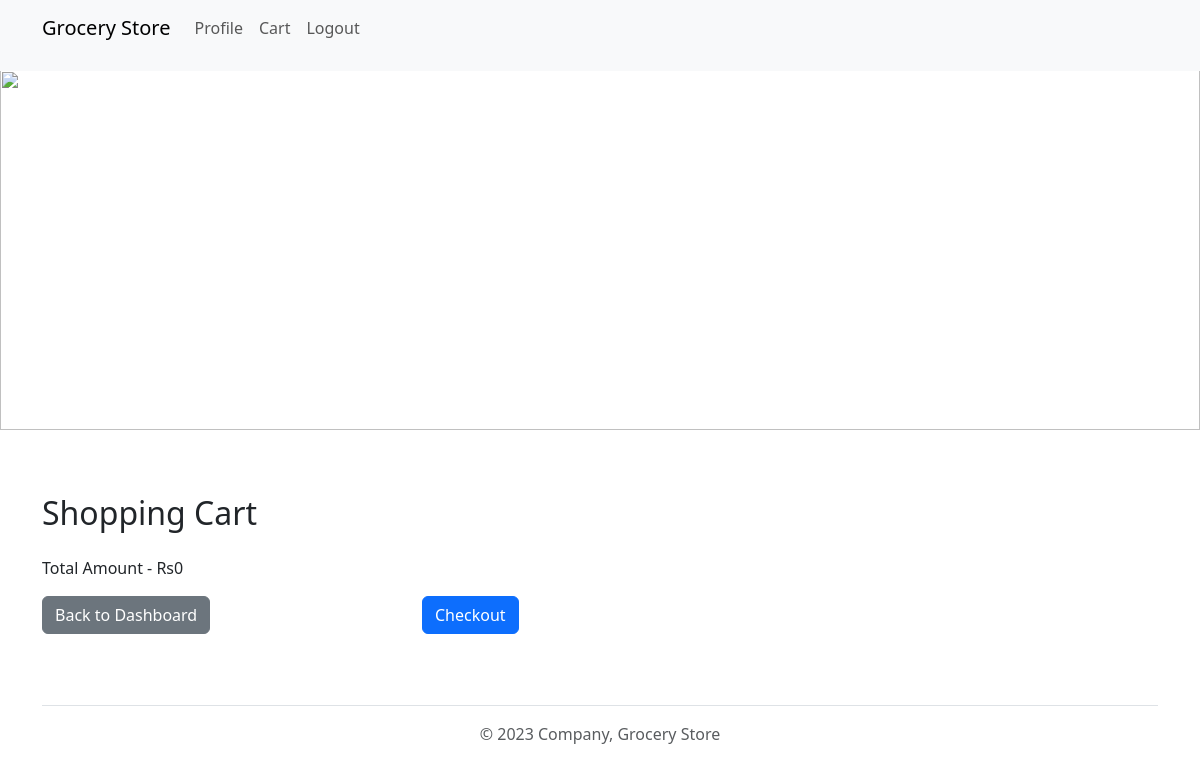
The page /view_cart (signed in) on the database as committed earlier.
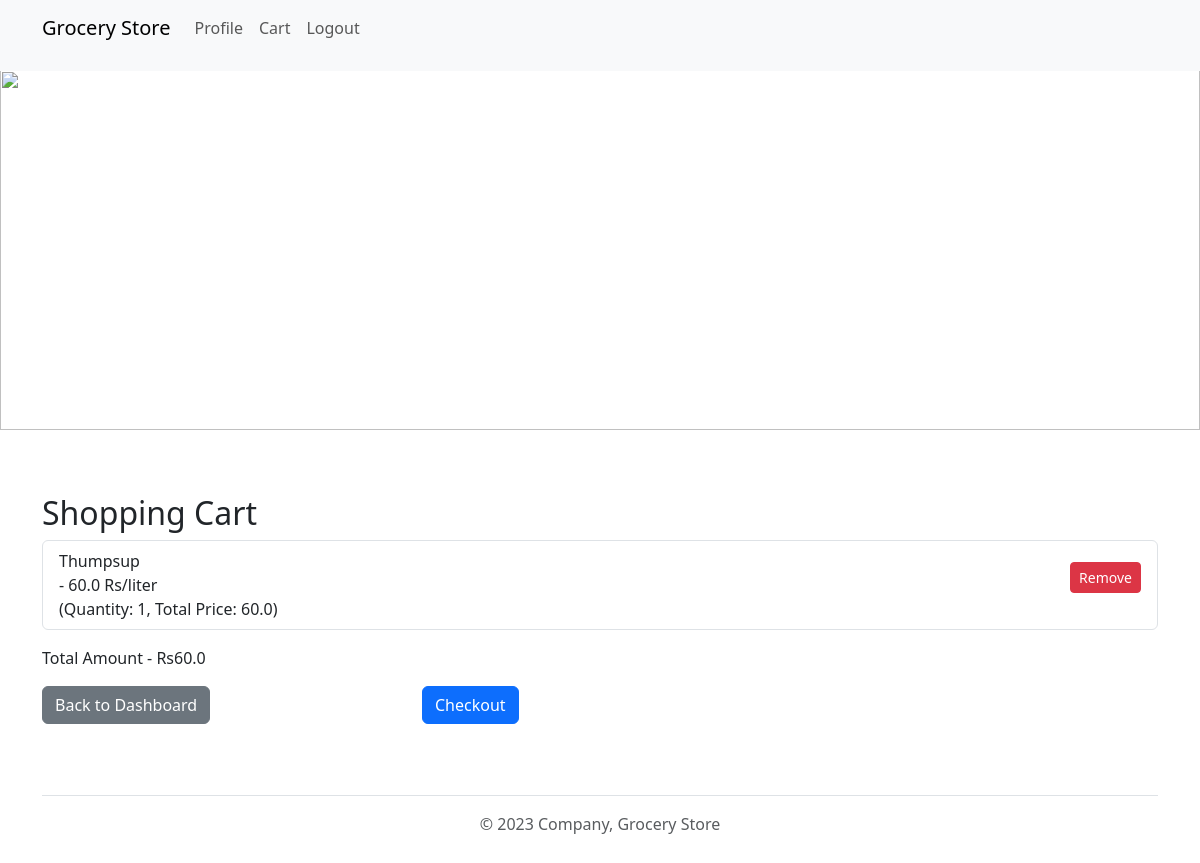
The same page on the database as committed later.
### application/models.py (models this page shows)
class CartItem(db.Model):
    __tablename__ = "cartitems"
    cart_id = db.Column(db.Integer, primary_key=True, autoincrement=True)
    user_id = db.Column(db.Integer, db.ForeignKey('users.user_id', onupdate='CASCADE'), nullable=False)
    item_id = db.Column(db.Integer, db.ForeignKey('products.product_id', onupdate='CASCADE'), nullable=False)
    quantity = db.Column(db.Integer, nullable=False, default=1)
    item = db.relationship('Products', backref=db.backref('products', lazy=True))

class Products(db.Model):
    __tablename__ = "products"
    product_id = db.Column(db.Integer, primary_key=True, autoincrement=True)
    product_name = db.Column(db.String(200), nullable=False)
    manufacture_date = db.Column(db.Date)
    expiry_date = db.Column(db.Date)
    rate_per_unit = db.Column(db.Float, nullable=False)
    unit = db.Column(db.String(200), nullable=False, default='Rs')
    section_id = db.Column(db.Integer, db.ForeignKey('sections.section_id', onupdate='CASCADE'))
    section = db.relationship('Sections', backref=db.backref('products', lazy=True))
    quantity_available = db.Column(db.Integer, db.CheckConstraint('quantity_available >= 0', name='check_min_quantity') , nullable=False)

### application/controllers.py (the view)
@app.route("/view_cart")
@login_required
def view_cart():
    cart_items = CartItem.query.filter_by(user_id=current_user.user_id).all()
    total = 0
    for cart_item in cart_items:
        total += cart_item.item.rate_per_unit*cart_item.quantity
    return render_template('view_cart.html', cart_items=cart_items, total=total)

### application/controllers.py (called while the page is built)
@login_manager.user_loader
def load_user(user_id):
    return Users.query.get(int(user_id))

### templates/view_cart.html (shortened to what this page needs)
<!DOCTYPE html>
<html>
<head>
    <link href="https://cdn.jsdelivr.net/npm/bootstrap@5.3.0/dist/css/bootstrap.min.css" rel="stylesheet">
    <link rel="stylesheet" type="text/css" href="{{ url_for('static', filename='styles.css') }}">
</head>
<body>
    {% include 'header.html' %}
    {% include 'banner.html' %}
    <div class="container mt-5">
        <h2>Shopping Cart</h2>
        <ul class="list-group">
            {% for cart_item in cart_items %}
            <li class="list-group-item d-flex justify-content-between align-items-center">
                {{ cart_item.item.product_name }} <br>
                - {{ cart_item.item.rate_per_unit }} {{ cart_item.item.unit }} <br>(Quantity: {{ cart_item.quantity }}, Total Price: {{ cart_item.quantity * cart_item.item.rate_per_unit}})
                <a href="{{ url_for('delete_cart_item', cart_id=cart_item.cart_id) }}" class="btn btn-danger btn-sm">Remove</a>
            </li>
            {% endfor %}
        </ul>
        <p class="mt-3">Total Amount - Rs{{ total }}</p>
        <div class="row mt-3">
            <div class="col-md-4">
                <a href="{{ url_for('user_dashboard') }}" class="btn btn-secondary">Back to Dashboard</a>
            </div>
            <div class="col-md-4">
                <a href="{{ url_for('checkout') }}" class="btn btn-primary">Checkout</a>
            </div>
        </div>
    </div>
    {% include 'footer.html' %}
</body>
</html>

### templates/header.html (shortened to what this page needs)
<header class="navbar navbar-expand-lg navbar-light bg-light fixed-top">
    <div class="container">
        <a class="navbar-brand" href="{{ url_for('user_dashboard') }}">Grocery Store</a>
        <div class="collapse navbar-collapse" id="navbarNav">
            <ul class="navbar-nav ml-auto">
                <li class="nav-item active">
                    <a class="nav-link" href="{{ url_for('profile') }}">Profile</a>
                </li>
                <li class="nav-item">
                    <a class="nav-link" href="{{ url_for('view_cart') }}">Cart</a>
                </li>
                <li class="nav-item">
                    <a class="nav-link" href="{{ url_for('logout') }}">Logout</a>
                </li>
            </ul>
        </div>
    </div>
</header>

### templates/banner.html (shortened to what this page needs)
  <img src="/static/banner.jpg" id="banner" >

### templates/footer.html
<div class="container">
    <footer class="py-3 my-4">
      <ul class="nav justify-content-center border-bottom pb-3 mb-3">
      </ul>
      <p class="text-center text-body-secondary">&copy; 2023 Company, Grocery Store</p>
    </footer>
  </div>

### static/styles.css (style rules this page uses)
body { padding-top: 70px; }
a { display: block; text-align: center; font-size: 18px; margin-bottom: 15px; text-decoration: none; color: #007bff; }

### templates/banner.html (style rules this page uses)
#banner { height: 360px; width: 100%; object-fit: cover; margin-bottom: 16px; }

Rows that differ between the two databases and show on the page:
added CartItem: item.product_name "Thumpsup", item.rate_per_unit "60.0", item.unit "Rs/liter", quantity "1", cart_item.quantity*cart_item.item.rate_per_unit "60.0"
Other text that changed with them:
{{ total }}: "0" → "60.0"
